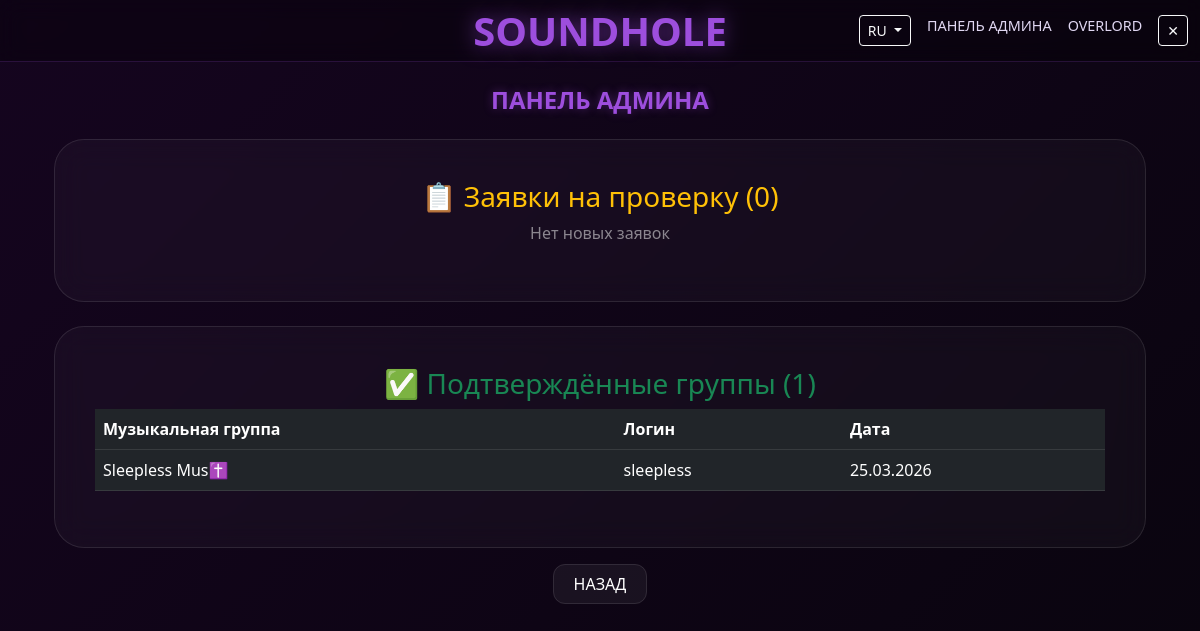
The app's page /developers (signed in), older data.
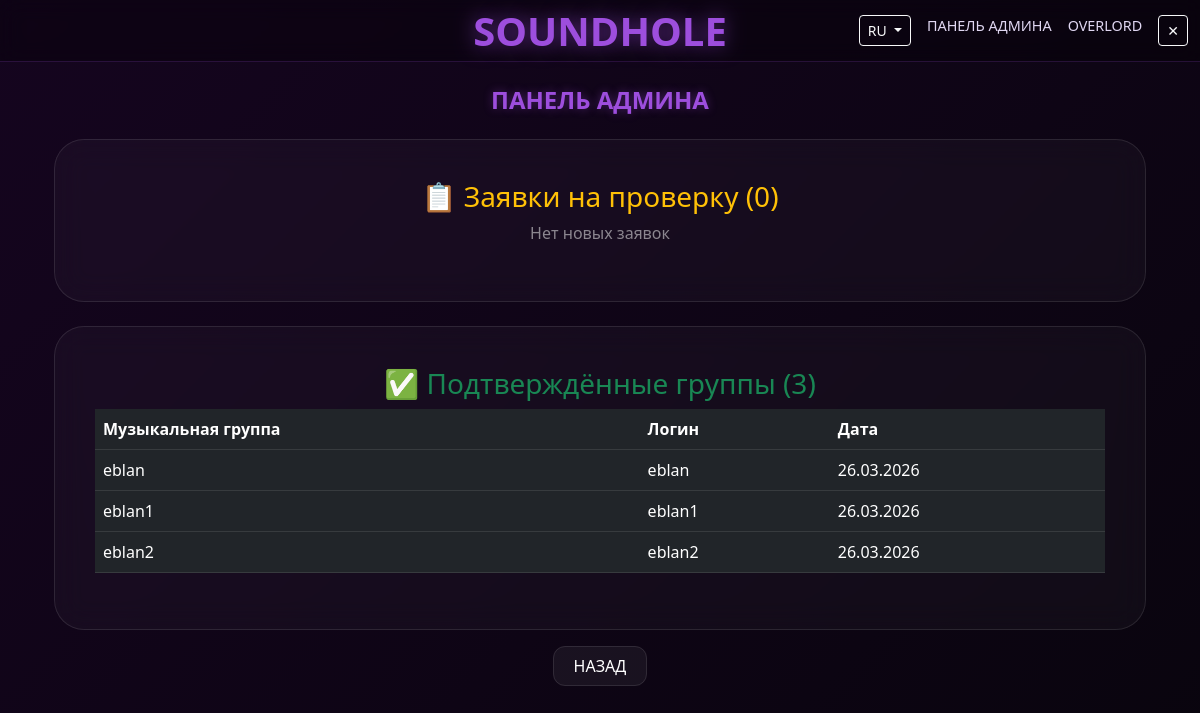
The same page, newer data.
### backend/database/models/users_model.py (models this page shows, shortened)
class UserModel(SqlAlchemyBase):
    __tablename__ = 'users'
    id = sqlalchemy.Column(
        sqlalchemy.Integer, primary_key=True, autoincrement=True)
    username = sqlalchemy.Column(
        sqlalchemy.String, index=True, unique=True, nullable=True)
    name = sqlalchemy.Column(sqlalchemy.String, nullable=True)
    about = sqlalchemy.Column(sqlalchemy.String, nullable=True)
    email = sqlalchemy.Column(
        sqlalchemy.String, index=True, unique=True, nullable=True)
    role = sqlalchemy.Column(sqlalchemy.String, default='user')
    funds = sqlalchemy.Column(sqlalchemy.Integer, default=0)
    inn = sqlalchemy.Column(sqlalchemy.String, nullable=True)
    rkn_number = sqlalchemy.Column(sqlalchemy.String, nullable=True)
    docs_path = sqlalchemy.Column(
        sqlalchemy.String, nullable=True)  # Путь к папке с доками
    status = sqlalchemy.Column(sqlalchemy.String, default='active')
    hashed_password = sqlalchemy.Column(sqlalchemy.String, nullable=True)
    created_date = sqlalchemy.Column(
        sqlalchemy.DateTime, default=datetime.datetime.now)
    news = orm.relationship("NewsModel", back_populates='user')

### app.py (the view)
@app.route('/developers')
def developers():
    if 'user' not in session or session.get('role') != 'admin':
        flash("Доступ только для разработчиков", "warning")
        return redirect(url_for('index'))
    db_sess = db_session.create_session()
    pending_bands = db_sess.query(UserModel).filter(
        UserModel.role == 'band',
        UserModel.status == 'pending'
    ).all()
    approved_bands = db_sess.query(UserModel).filter(
        UserModel.role == 'band',
        UserModel.status == 'active'
    ).all()
    db_sess.close()
    return render_template('developers.html',
                         pending_bands=pending_bands,
                         approved_bands=approved_bands)

### app.py (called while the page is built)
@app.context_processor
def inject_vars():
    lang = session.get('lang', 'ru')
    return dict(txt=TRANSLATIONS.get(lang, TRANSLATIONS['ru']), current_lang=lang)

### backend/database/db_session.py (called while the page is built)
def create_session() -> Session:
    global __factory
    return __factory()

### templates/developers.html
{% extends 'base.html' %}
{% block content %}
<div class="container">
    <h2 class="page-title mb-4 text-center">{{ txt.admin_panel }}</h2>
    <div class="custom-card mb-4">
        <h3 class="text-warning text-center">📋 {{ txt.pending_apps }} ({{ pending_bands|length }})</h3>
        {% if pending_bands %}
            <div class="table-responsive">
                <table class="table table-dark">
                    <thead>
                        <tr>
                            <th>{{ txt.band }}</th>
                            <th>{{ txt.login_col }}</th>
                            <th>{{ txt.inn }}</th>
                            <th>{{ txt.rkn }}</th>
                            <th>{{ txt.docs }}</th>
                            <th>{{ txt.actions }}</th>
                        </tr>
                    </thead>
                    <tbody>
                        {% for band in pending_bands %}
                        <tr>
                            <td>{{ band.name }}</td>
                            <td>{{ band.username }}</td>
                            <td>{{ band.inn or '-' }}</td>
                            <td>{{ band.rkn_number or '-' }}</td>
                            <td>
                                {% if band.docs_path %}
                                <a href="{{ band.docs_path }}" class="btn btn-sm btn-info" download>📄</a>
                                {% else %}-{% endif %}
                            </td>
                            <td>
                                <a href="{{ url_for('approve_band', band_id=band.id) }}" class="btn btn-sm btn-success">✓</a>
                                <a href="{{ url_for('reject_band', band_id=band.id) }}" class="btn btn-sm btn-danger">✕</a>
                            </td>
                        </tr>
                        {% endfor %}
                    </tbody>
                </table>
            </div>
        {% else %}
            <p class="text-white-50 text-center">{{ txt.no_pending }}</p>
        {% endif %}
    </div>
    <div class="custom-card">
        <h3 class="text-success text-center">✅ {{ txt.approved_bands }} ({{ approved_bands|length }})</h3>
        {% if approved_bands %}
            <div class="table-responsive">
                <table class="table table-dark">
                    <thead>
                        <tr>
                            <th>{{ txt.band }}</th>
                            <th>{{ txt.login_col }}</th>
                            <th>{{ txt.date }}</th>
                        </tr>
                    </thead>
                    <tbody>
                        {% for band in approved_bands %}
                        <tr>
                            <td>{{ band.name }}</td>
                            <td>{{ band.username }}</td>
                            <td>{{ band.created_date.strftime('%d.%m.%Y') if band.created_date else '-' }}</td>
                        </tr>
                        {% endfor %}
                    </tbody>
                </table>
            </div>
        {% else %}
            <p class="text-white-50 text-center">{{ txt.no_approved }}</p>
        {% endif %}
    </div>
    <div class="mt-4 text-center">
        <a href="{{ url_for('index') }}" class="btn-back">{{ txt.back }}</a>
    </div>
</div>
{% endblock %}

### templates/base.html (shortened to what this page needs)
<!DOCTYPE html>
<html lang="ru">
<head>
    <link href="https://cdn.jsdelivr.net/npm/bootstrap@5.3.0/dist/css/bootstrap.min.css" rel="stylesheet">
    <link rel="stylesheet" href="{{ url_for('static', filename='css/style.css') }}">
</head>
<body>
    <nav class="navbar navbar-expand-lg navbar-dark">
        <div class="container-fluid">
            <a class="navbar-brand mx-auto position-absolute start-50 translate-middle-x" href="{{ url_for('index') }}">SOUNDHOLE</a>
            <div class="d-flex ms-auto">
                <div class="dropdown me-3">
                    <button class="btn btn-outline-light btn-sm dropdown-toggle" type="button" data-bs-toggle="dropdown">
                        {{ current_lang|upper }}
                    </button>
                </div>
                {% if session.get('role') == 'admin' %}
                <a class="nav-link me-3 admin-link" href="{{ url_for('developers') }}">{{ txt.admin_panel }}</a>
                {% endif %}
                {% if session.get('user_id') %}
                <a class="nav-link me-3 profile-link" href="{{ url_for('account') }}">
                    {{ session['display_name'] }}
                </a>
                <a class="btn btn-outline-light btn-sm" href="{{ url_for('logout') }}">✕</a>
                {% else %}
                <a class="btn btn-outline-light btn-sm" href="{{ url_for('login') }}">{{ txt.login }}</a>
                {% endif %}
            </div>
        </div>
    </nav>
    <main class="container mt-4">
        {% block content %}{% endblock %}
    </main>
</body>
</html>

### static/css/style.css (style rules this page uses)
body { margin: 0; min-height: 100vh; font-family: 'Segoe UI', sans-serif; background: linear-gradient(-45deg, #020205, #0d051a, #050508, #15051f); background-size: 400% 400%; animation: gradientBG 20s ease infinite; color: #e0d7f2; }
.navbar { background: rgba(0, 0, 0, 0.3) !important; backdrop-filter: blur(10px); border-bottom: 1px solid rgba(157, 78, 221, 0.2); padding: 15px 0; position: relative; z-index: 1000; }
.navbar-brand { font-size: 2.5rem; font-weight: 900; color: #9d4edd; text-shadow: 0 0 20px rgba(157, 78, 221, 0.6); text-decoration: none; white-space: nowrap; z-index: 1001; }
.page-title { font-size: 1.5rem; font-weight: 700; text-transform: uppercase; color: #9d4edd; text-shadow: 0 0 10px rgba(157, 78, 221, 0.4); }
.admin-link, .profile-link { font-size: 0.9rem; }
.custom-card { background: rgba(255, 255, 255, 0.03); backdrop-filter: blur(15px); border: 1px solid rgba(255, 255, 255, 0.1); border-radius: 30px; padding: 40px; }
.btn-back { background: rgba(255, 255, 255, 0.05); color: white; padding: 8px 20px; border-radius: 12px; text-decoration: none; border: 1px solid rgba(255, 255, 255, 0.1); transition: 0.3s; }
.nav-link { color: #e0d7f2 !important; transition: 0.3s; }

Row changes from the older to the newer data that the page shows:
removed UserModel: name "Sleepless Mus✝️", username "sleepless", created_date "25.03.2026"
now on this page (row edited): UserModel: name "eblan", username "eblan", created_date "26.03.2026"
added UserModel: name "eblan1", username "eblan1", created_date "26.03.2026"
now on this page (row edited): UserModel: name "eblan2", username "eblan2", created_date "26.03.2026"
Text that changed along with them:
{{ approved_bands|length }}: "1" → "3"
